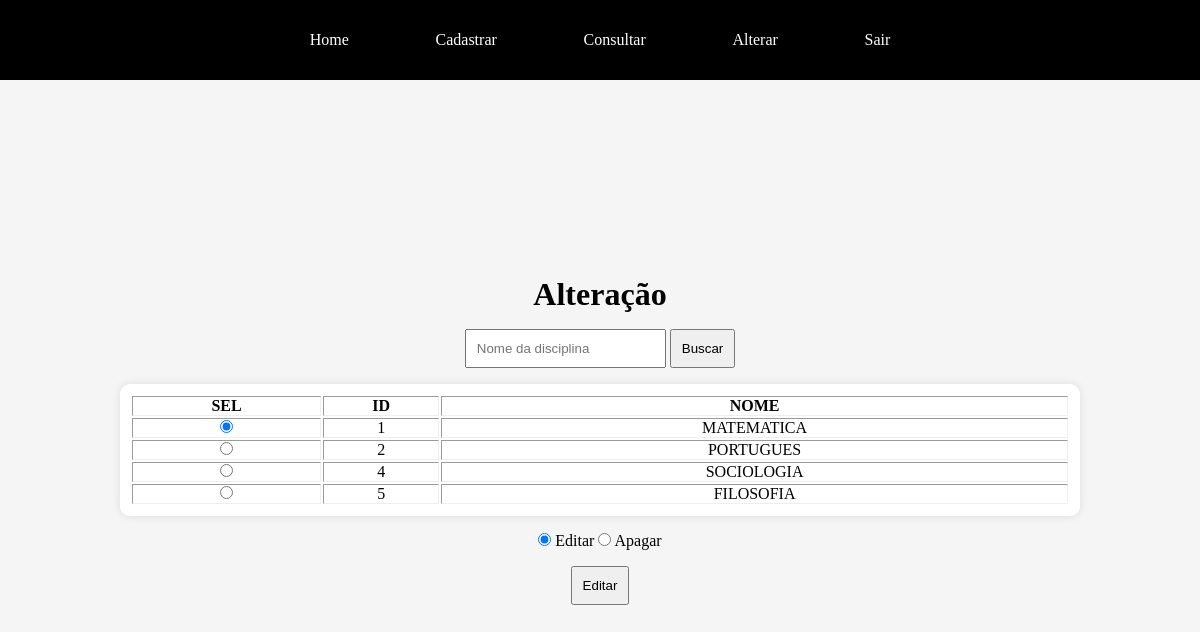
Screenshot of /site/acess/adm/alteracao/disc/alterar.php with the database file from the repository.
### tables this page shows
CREATE TABLE `disciplina` (
  `id` int(11) NOT NULL,
  `nome` varchar(60) NOT NULL
);

### site/acess/adm/alteracao/disc/alterar.php (the view, shortened to what this page needs)
<!DOCTYPE html>
<html lang="pt-BR">
<head>
  <link rel="stylesheet" href="../../../../css/acess/consulta.css">
  <?php
    require "../../../../conexao.php";
    $sql = "SELECT * FROM disciplina";
    $result = mysqli_query($conn, $sql);
  ?>
</head>
<body>
  <header>
    <nav class="menu">
      <a href="../../home.php" class="menu-item"><span>Home</span></a>
      <a href="../../cadastrar.php" class="menu-item"><span>Cadastrar</span></a>
      <a href="../../consultar.php" class="menu-item"><span>Consultar</span></a>
      <a href="../../alterar.php" class="menu-item"><span>Alterar</span></a>
      <a href="../../../../index.php" class="menu-item"><span>Sair</span></a>
    </nav>
  </header>
  <main>
    <h1>Alteração</h1>
    <form action="busca.php" method="post">
      <input type="text" name="nome" placeholder="Nome da disciplina" required>
      <button type="submit">Buscar</button>
    </form>
    <form action="validacao.php" method="post" class="form">
      <table border="1px" class='lista'>
        <thead>
          <th>SEL</th>
          <th>ID</th>
          <th>NOME</th>
        </thead>
        <tbody>
          <?php
            $c = 0;
            while ($row = mysqli_fetch_assoc($result)) {
              if ($c == 0) {
                echo "<tr>
                  <td><input type='radio' value='{$row['nome']}' name='disc' checked></td>
                  <td>{$row['id']}</td>
                  <td>{$row['nome']}</td>
                </tr>";
                $c = 1;
              } else {
                echo "<tr>
                  <td><input type='radio' value='{$row['nome']}' name='disc'></td>
                  <td>{$row['id']}</td>
                  <td>{$row['nome']}</td>
                </tr>";
              }
            }
          ?>
        </tbody>
      </table>
      <div class="radios">
        <input type="radio" name="alt" value='editar' checked onclick="mudar()">
        <span>Editar</span>
        <input type="radio" name="alt" value='apagar' onclick='mudar()'>
        <span>Apagar</span>
      </div>
      <button type='submit' id='btn'>Editar</button>
    </form>
  </main>
</body>
</html>

### site/css/acess/consulta.css (style rules this page uses)
main { display: flex; justify-content: center; align-items: center; width: 100%; height: calc(100vh - 80px); flex-direction: column; gap: 1rem; text-align: center; background-color: whitesmoke; position: relative; }
input { padding: 10px; }
button { padding: 10px; cursor: pointer; }
.lista { border: none; padding: 10px; background-color: white; box-shadow: 0 0 10px rgba(0,0,0,0.1); width: 80%; border-radius: 10px; }
.form { display: flex; justify-content: center; align-items: center; flex-direction: column; width: 100%; gap: 1rem; }

### site/css/acess/header.css (style rules this page uses)
* { margin: 0; padding: 0; box-sizing: border-box; text-decoration: none; }
header { width: 100%; height: 80px; background-color: black; color: white; box-shadow: 0 0 10px rgba(0,0,0,0.1); display: flex; justify-content: center; align-items: center; }
.menu { display: flex; justify-content: center; gap: 20%; }
.menu > a { color: white; position: relative; padding: 10px; }
.menu > a::after { content: ''; position: absolute; width: 0; left: 0; bottom: 0; height: 2px; background-color: white; transition: width .3s ease; }

### rows the page displays
disciplina: id "1", nome "MATEMATICA"
disciplina: id "2", nome "PORTUGUES"
disciplina: id "4", nome "SOCIOLOGIA"
disciplina: id "5", nome "FILOSOFIA"
